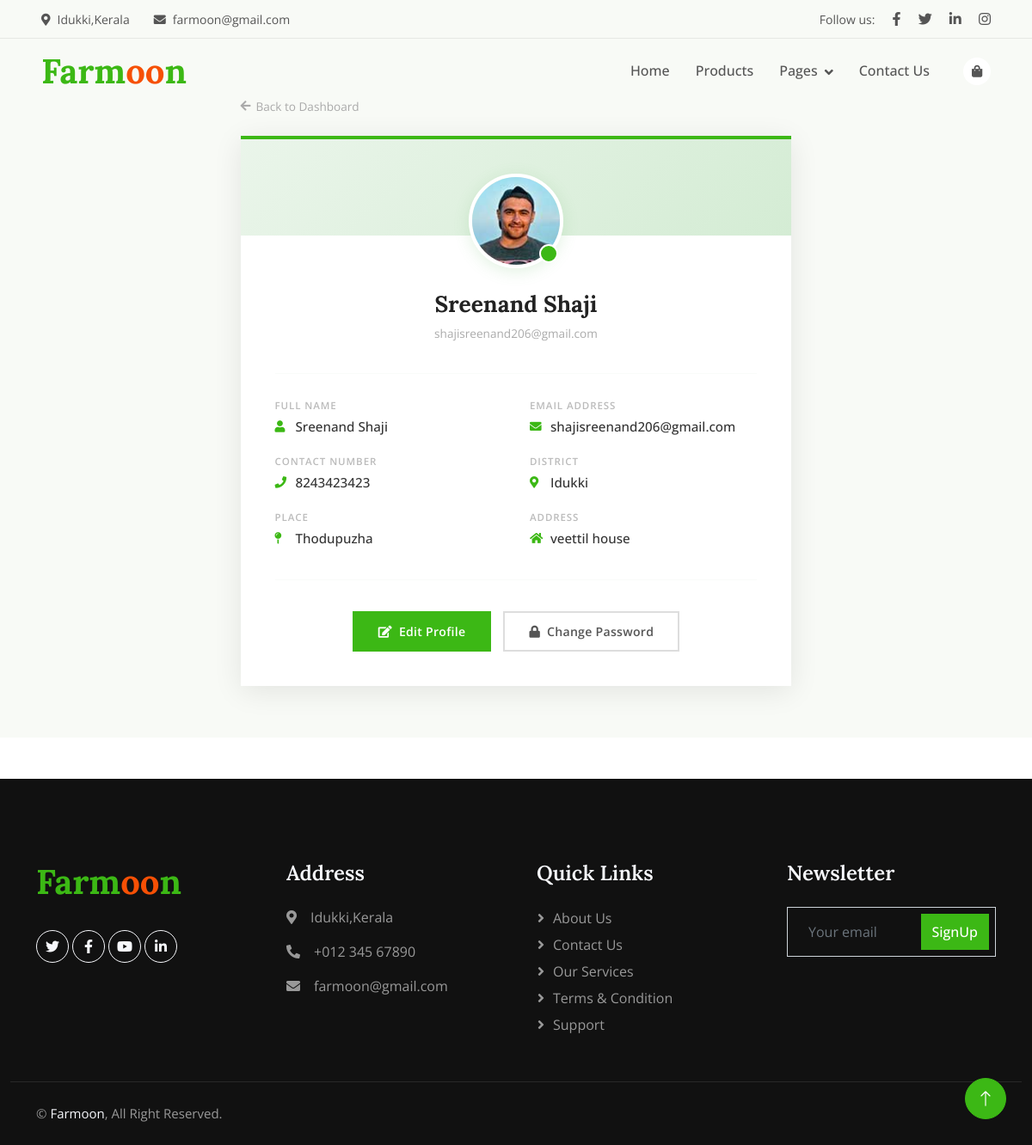
Screenshot of /User/MyProfile/ (signed in) with the database file from the repository.
### Guest/models.py (models this page shows)
class tbl_userregistration(models.Model):
    userregistration_name= models.CharField(max_length=100)
    userregistration_email= models.CharField(max_length=100)
    userregistration_contact= models.CharField(max_length=100)
    userregistration_address= models.CharField(max_length=100)
    userregistration_gender= models.CharField(max_length=100)
    userregistration_dateofbirth= models.DateField(max_length=100)
    userregistration_place= models.ForeignKey(tbl_place,on_delete=models.CASCADE,null=True,blank=True)
    userregistration_photo = models.FileField(upload_to = 'Assets/User/Photos/')
    userregistration_password= models.CharField(max_length=100)
    user_status = models.IntegerField(default = 0)

### Administrator/models.py (models this page shows)
class tbl_place(models.Model):
    place_name = models.CharField(max_length=30)
    district=models.ForeignKey(tbl_district,on_delete=models.CASCADE,null=True,blank=True)

class tbl_district(models.Model):
    district_name = models.CharField(max_length=100)

### User/views.py (the view)
# urls.py: path('MyProfile/',views.myprofile,name= "MyProfile"),
def myprofile(request):
    data=tbl_userregistration.objects.get(id=request.session["uid"])
    return render(request,'User/MyProfile.html',{'data':data})

### User/Templates/User/MyProfile.html (shortened to what this page needs)
{% load static %}
<!DOCTYPE html>
<html lang="en">
<head>
    <link href="https://cdnjs.cloudflare.com/ajax/libs/font-awesome/5.10.0/css/all.min.css" rel="stylesheet">
    <link href="https://cdn.jsdelivr.net/npm/bootstrap-icons@1.4.1/font/bootstrap-icons.css" rel="stylesheet">
    <link href="{% static 'Main/lib/animate/animate.min.css' %}" rel="stylesheet">
    <link href="{% static 'Main/css/bootstrap.min.css' %}" rel="stylesheet">
    <link href="{% static 'Main/css/style.css' %}" rel="stylesheet">
</head>
<body>
    <div class="container-fluid fixed-top px-0 wow fadeIn" data-wow-delay="0.1s">
        <div class="top-bar row gx-0 align-items-center d-none d-lg-flex">
            <div class="col-lg-6 px-5 text-start">
                <small><i class="fa fa-map-marker-alt me-2"></i>Idukki,Kerala</small>
                <small class="ms-4"><i class="fa fa-envelope me-2"></i>farmoon@gmail.com</small>
            </div>
            <div class="col-lg-6 px-5 text-end">
                <small>Follow us:</small>
                <a class="text-body ms-3" href=""><i class="fab fa-facebook-f"></i></a>
                <a class="text-body ms-3" href=""><i class="fab fa-twitter"></i></a>
                <a class="text-body ms-3" href=""><i class="fab fa-linkedin-in"></i></a>
                <a class="text-body ms-3" href=""><i class="fab fa-instagram"></i></a>
            </div>
        </div>
        <nav class="navbar navbar-expand-lg navbar-light py-lg-0 px-lg-5 wow fadeIn" data-wow-delay="0.1s">
            <a href="{% url 'Guest:index' %}" class="navbar-brand ms-4 ms-lg-0">
                <h1 class="fw-bold text-primary m-0">Farm<span class="text-secondary">oo</span>n</h1>
            </a>
            <div class="collapse navbar-collapse" id="navbarCollapse">
                <div class="navbar-nav ms-auto p-4 p-lg-0">
                    <a href="{% url 'Guest:index' %}" class="nav-item nav-link">Home</a>
                    <a href="{% url 'Guest:Product' %}" class="nav-item nav-link">Products</a>
                    <div class="nav-item dropdown">
                        <a href="#" class="nav-link dropdown-toggle" data-bs-toggle="dropdown">Pages</a>
                    </div>
                    <a href="{% url 'Guest:ContactUs' %}" class="nav-item nav-link">Contact Us</a>
                </div>
                <div class="d-none d-lg-flex ms-2">
                    <a class="btn-sm-square bg-white rounded-circle ms-3" href="{% url 'Guest:Product' %}">
                        <small class="fa fa-shopping-bag text-body"></small>
                    </a>
                </div>
            </div>
        </nav>
    </div>
    <div class="page-wrapper">
        <div class="container">
            <div class="row justify-content-center wow fadeInUp" data-wow-delay="0.1s">
                <div class="col-lg-7 col-md-9">
                    <a href="{% url 'User:HomePage' %}" class="back-link">
                        <i class="fa fa-arrow-left"></i> Back to Dashboard
                    </a>
                    <div class="profile-card">
                        <div class="profile-header">
                            <div class="avatar-wrapper">
                                <img src="{{ data.userregistration_photo.url }}" alt="Profile Photo">
                                <div class="avatar-badge"></div>
                            </div>
                        </div>
                        <div class="profile-body">
                            <div class="profile-name">{{ data.userregistration_name }}</div>
                            <div class="profile-email-sub">{{ data.userregistration_email }}</div>
                            <hr class="section-divider">
                            <div class="info-grid">
                                <div class="info-item">
                                    <span class="info-label">Full Name</span>
                                    <span class="info-value">
                                        <i class="fa fa-user"></i>
                                        {{ data.userregistration_name }}
                                    </span>
                                </div>
                                <div class="info-item">
                                    <span class="info-label">Email Address</span>
                                    <span class="info-value">
                                        <i class="fa fa-envelope"></i>
                                        {{ data.userregistration_email }}
                                    </span>
                                </div>
                                <div class="info-item">
                                    <span class="info-label">Contact Number</span>
                                    <span class="info-value">
                                        <i class="fa fa-phone"></i>
                                        {{ data.userregistration_contact }}
                                    </span>
                                </div>
                                <div class="info-item">
                                    <span class="info-label">District</span>
                                    <span class="info-value">
                                        <i class="fa fa-map-marker-alt"></i>
                                        {{ data.userregistration_place.district.district_name }}
                                    </span>
                                </div>
                                <div class="info-item">
                                    <span class="info-label">Place</span>
                                    <span class="info-value">
                                        <i class="fa fa-map-pin"></i>
                                        {{ data.userregistration_place.place_name }}
                                    </span>
                                </div>
                                <div class="info-item">
                                    <span class="info-label">Address</span>
                                    <span class="info-value">
                                        <i class="fa fa-home"></i>
                                        {{ data.userregistration_address }}
                                    </span>
                                </div>
                            </div>
                            <hr class="section-divider">
                            <div class="action-row">
                                <a href="{% url 'User:EditProfile' %}" class="btn-action btn-primary-action">
                                    <i class="fa fa-edit"></i> Edit Profile
                                </a>
                                <a href="{% url 'User:ChangePassword' %}" class="btn-action btn-outline-action">
                                    <i class="fa fa-lock"></i> Change Password
                                </a>
                            </div>
                        </div>
                    </div>
                </div>
            </div>
        </div>
    </div>
    <div class="container-fluid bg-dark footer mt-5 pt-5 wow fadeIn" data-wow-delay="0.1s">
        <div class="container py-5">
            <div class="row g-5">
                <div class="col-lg-3 col-md-6">
                    <h1 class="fw-bold text-primary mb-4">Farm<span class="text-secondary">oo</span>n</h1>
                    <div class="d-flex pt-2">
                        <a class="btn btn-square btn-outline-light rounded-circle me-1" href=""><i class="fab fa-twitter"></i></a>
                        <a class="btn btn-square btn-outline-light rounded-circle me-1" href=""><i class="fab fa-facebook-f"></i></a>
                        <a class="btn btn-square btn-outline-light rounded-circle me-1" href=""><i class="fab fa-youtube"></i></a>
                        <a class="btn btn-square btn-outline-light rounded-circle me-0" href=""><i class="fab fa-linkedin-in"></i></a>
                    </div>
                </div>
                <div class="col-lg-3 col-md-6">
                    <h4 class="text-light mb-4">Address</h4>
                    <p><i class="fa fa-map-marker-alt me-3"></i>Idukki,Kerala</p>
                    <p><i class="fa fa-phone-alt me-3"></i>+012 345 67890</p>
                    <p><i class="fa fa-envelope me-3"></i>farmoon@gmail.com</p>
                </div>
                <div class="col-lg-3 col-md-6">
                    <h4 class="text-light mb-4">Quick Links</h4>
                    <a class="btn btn-link" href="{% url 'Guest:AboutUs' %}">About Us</a>
                    <a class="btn btn-link" href="{% url 'Guest:ContactUs' %}">Contact Us</a>
                    <a class="btn btn-link" href="">Our Services</a>
                    <a class="btn btn-link" href="">Terms & Condition</a>
                    <a class="btn btn-link" href="">Support</a>
                </div>
                <div class="col-lg-3 col-md-6">
                    <h4 class="text-light mb-4">Newsletter</h4>
                    <div class="position-relative mx-auto" style="max-width: 400px;">
                        <input class="form-control bg-transparent w-100 py-3 ps-4 pe-5" type="text" placeholder="Your email">
                        <button type="button" class="btn btn-primary py-2 position-absolute top-0 end-0 mt-2 me-2">SignUp</button>
                    </div>
                </div>
            </div>
        </div>
        <div class="container-fluid copyright">
            <div class="container">
                <div class="row">
                    <div class="col-md-6 text-center text-md-start mb-3 mb-md-0">
                        &copy; <a href="#">Farmoon</a>, All Right Reserved.
                    </div>
                </div>
            </div>
        </div>
    </div>
    <a href="#" class="btn btn-lg btn-primary btn-lg-square rounded-circle back-to-top"><i class="bi bi-arrow-up"></i></a>
</body>
</html>

### Guest/static/Main/css/style.css (style rules this page uses)
:root { --primary: #3CB815; --secondary: #F65005; --light: #F7F8FC; --dark: #111111; }
.back-to-top { position: fixed; display: none; right: 30px; bottom: 30px; z-index: 99; }
.btn { font-weight: 500; transition: .5s; }
.btn.btn-primary, .btn.btn-secondary, .btn.btn-outline-primary:hover, .btn.btn-outline-secondary:hover { color: #FFFFFF; }
.btn-square { width: 38px; height: 38px; }
.btn-sm-square { width: 32px; height: 32px; }
.btn-lg-square { width: 48px; height: 48px; }
.btn-square, .btn-sm-square, .btn-lg-square { padding: 0; display: flex; align-items: center; justify-content: center; font-weight: normal; }
.fixed-top { transition: .5s; }
.top-bar { height: 45px; border-bottom: 1px solid rgba(0, 0, 0, .07); }
.navbar .dropdown-toggle::after { border: none; content: "\f107"; font-family: "Font Awesome 5 Free"; font-weight: 900; vertical-align: middle; margin-left: 8px; }
.navbar .navbar-nav .nav-link { padding: 25px 15px; color: #555555; font-weight: 500; outline: none; }
.footer { color: #999999; }
.footer .btn.btn-link { display: block; margin-bottom: 5px; padding: 0; text-align: left; color: #999999; font-weight: normal; text-transform: capitalize; transition: .3s; }
.footer .btn.btn-link::before { position: relative; content: "\f105"; font-family: "Font Awesome 5 Free"; font-weight: 900; color: #999999; margin-right: 10px; }
.footer .copyright { padding: 25px 0; font-size: 15px; border-top: 1px solid rgba(256, 256, 256, .1); }
.footer .copyright a { color: var(--light); }

### User/Templates/User/MyProfile.html (style rules this page uses)
.page-wrapper { padding: 110px 0 60px; min-height: 100vh; background: #f8faf6; }
.profile-card { background: #fff; border-top: 4px solid var(--bs-primary, #5cb85c); box-shadow: 0 6px 32px rgba(0,0,0,0.09); border-radius: 0; overflow: hidden; }
.profile-header { background: linear-gradient(135deg, #eaf5ea 0%, #d4ecd4 100%); padding: 40px 40px 0; text-align: center; position: relative; }
.avatar-wrapper { position: relative; display: inline-block; margin-bottom: -44px; }
.avatar-wrapper img { width: 110px; height: 110px; object-fit: cover; border-radius: 50%; border: 4px solid #fff; box-shadow: 0 4px 18px rgba(92,184,92,0.18); display: block; }
.avatar-badge { width: 22px; height: 22px; background: var(--bs-primary, #5cb85c); border: 2px solid #fff; border-radius: 50%; position: absolute; bottom: 6px; right: 6px; }
.profile-body { padding: 60px 40px 40px; }
.profile-name { font-family: 'Lora', serif; font-size: 1.65rem; font-weight: 700; color: #222; margin-bottom: 4px; text-align: center; }
.profile-email-sub { font-family: 'Open Sans', sans-serif; font-size: 0.85rem; color: #aaa; text-align: center; margin-bottom: 36px; }
.section-divider { border: none; border-top: 1.5px solid #eaf0ea; margin: 0 0 28px; }
.info-grid { display: grid; grid-template-columns: 1fr 1fr; gap: 20px 32px; margin-bottom: 36px; }
.info-item { display: flex; flex-direction: column; gap: 5px; }
.info-label { font-family: 'Open Sans', sans-serif; font-size: 0.72rem; font-weight: 600; text-transform: uppercase; letter-spacing: 0.08em; color: #bbb; }
.info-value { font-family: 'Open Sans', sans-serif; font-size: 0.95rem; color: #333; font-weight: 500; display: flex; align-items: center; gap: 8px; }
.info-value i { color: var(--bs-primary, #5cb85c); font-size: 0.85rem; width: 16px; flex-shrink: 0; }
.action-row { display: flex; gap: 14px; justify-content: center; flex-wrap: wrap; padding-top: 8px; }
.btn-action { font-family: 'Open Sans', sans-serif; font-size: 0.88rem; font-weight: 600; padding: 11px 28px; border-radius: 0; display: inline-flex; align-items: center; gap: 8px; text-decoration: none; transition: all 0.25s ease; letter-spacing: 0.02em; }
.btn-primary-action { background: var(--bs-primary, #5cb85c); color: #fff; border: 2px solid var(--bs-primary, #5cb85c); }
.btn-outline-action { background: transparent; color: #555; border: 2px solid #ddd; }
.back-link { font-family: 'Open Sans', sans-serif; font-size: 0.85rem; color: #aaa; text-decoration: none; display: inline-flex; align-items: center; gap: 6px; margin-bottom: 24px; transition: color 0.2s; }

### rows the page displays
tbl_userregistration: userregistration_photo (picture), userregistration_name "Sreenand Shaji", userregistration_email "shajisreenand206@gmail.com", userregistration_contact "8243423423", userregistration_place.district.district_name "Idukki", userregistration_place.place_name "Thodupuzha", userregistration_address "veettil house"
